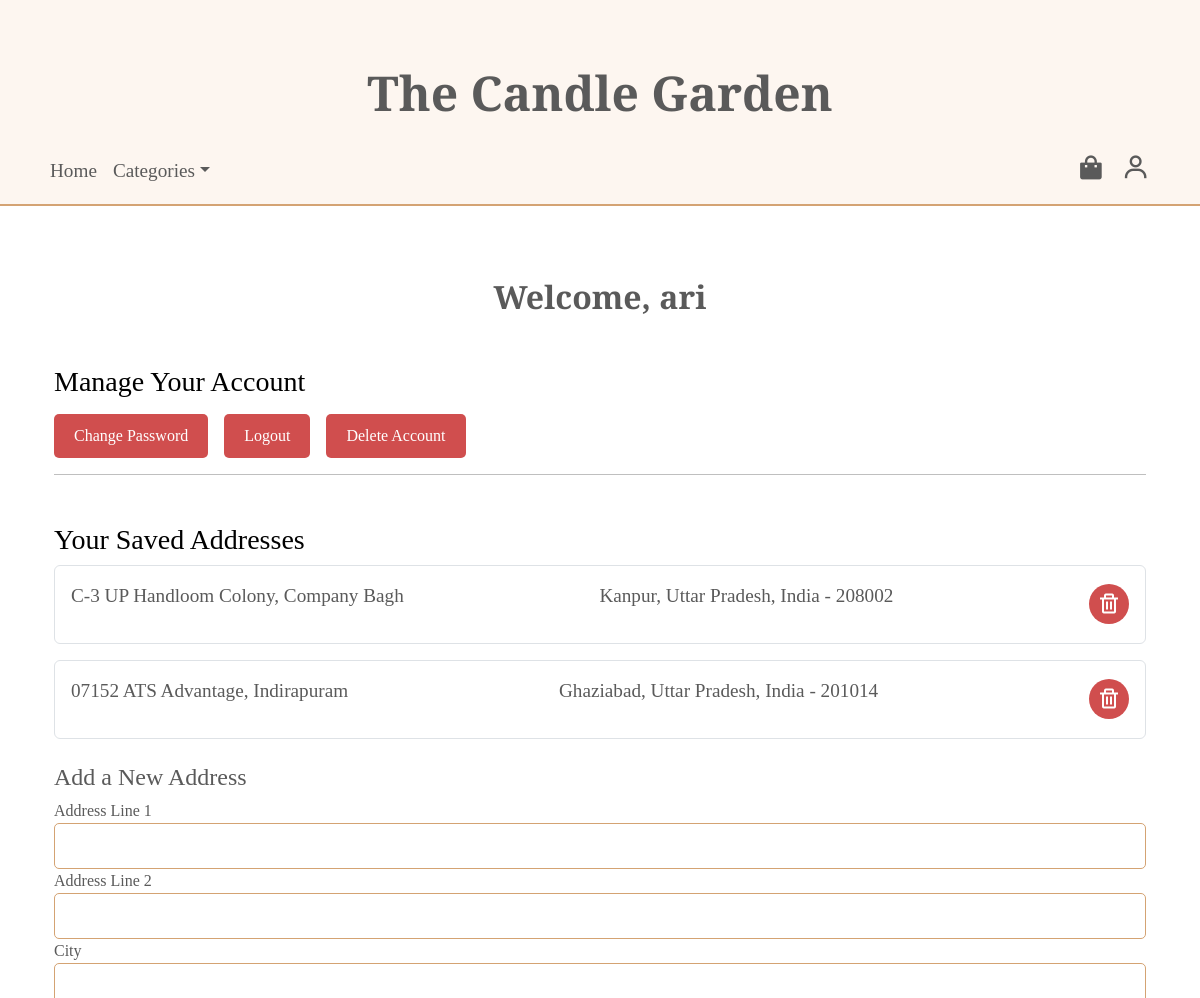
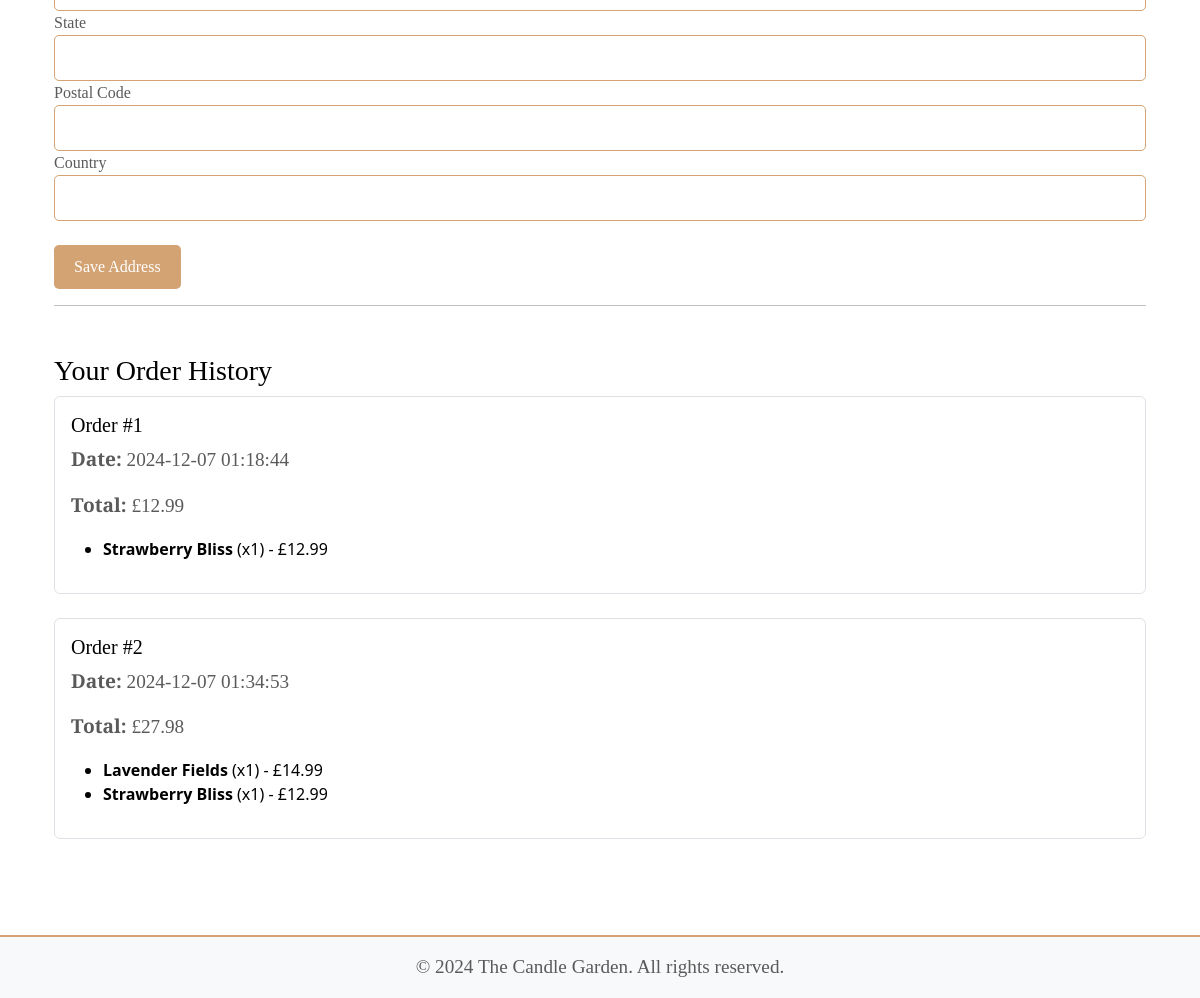
Page /account (signed in) on the committed database (2 pictures, top to bottom).
### app/models.py (models this page shows, shortened)
class User(UserMixin, db.Model):
    id = db.Column(db.Integer, primary_key=True)
    username = db.Column(db.String(100), unique=True, nullable=False)
    email = db.Column(db.String(120), unique=True, nullable=False)
    password_hash = db.Column(db.String(128))
    orders = db.relationship('Order', back_populates='user', cascade='all, delete-orphan')
    basket = db.relationship('Basket', uselist=False, back_populates='user')  # One-to-One relationship with Basket
    addresses = db.relationship('Address', back_populates='user', cascade='all, delete-orphan')

class Address(db.Model):
    id = db.Column(db.Integer, primary_key=True)
    user_id = db.Column(db.Integer, db.ForeignKey('user.id'), nullable=False)
    address_line1 = db.Column(db.String(255), nullable=False)
    address_line2 = db.Column(db.String(255), nullable=True)
    city = db.Column(db.String(100), nullable=False)
    state = db.Column(db.String(100), nullable=True)
    postal_code = db.Column(db.String(20), nullable=False)
    country = db.Column(db.String(100), nullable=False)
    user = db.relationship('User', back_populates='addresses')

class Order(db.Model):
    id = db.Column(db.Integer, primary_key=True)
    user_id = db.Column(db.Integer, db.ForeignKey('user.id'), nullable=False)
    order_date = db.Column(db.DateTime, nullable=False, default=db.func.current_timestamp())
    total_price = db.Column(db.Float, nullable=False, default=0.0)
    delivery_address_id = db.Column(db.Integer, db.ForeignKey('address.id'), nullable=False)
    user = db.relationship('User', back_populates='orders')
    items = db.relationship('OrderItem', back_populates='order', cascade='all, delete-orphan')
    delivery_address = db.relationship('Address')

class OrderItem(db.Model):
    id = db.Column(db.Integer, primary_key=True)
    order_id = db.Column(db.Integer, db.ForeignKey('order.id'), nullable=False)
    candle_id = db.Column(db.Integer, db.ForeignKey('candle.id'), nullable=False)
    quantity = db.Column(db.Integer, nullable=False, default=1)
    candle = db.relationship('Candle')
    order = db.relationship('Order', back_populates='items')

class Candle(db.Model):
    id = db.Column(db.Integer, primary_key=True)
    name = db.Column(db.String(100), nullable=False, unique=True)
    description = db.Column(db.Text, nullable=True)
    price = db.Column(db.Float, nullable=False)
    stock = db.Column(db.Integer, nullable=False, default=0)
    image_filename = db.Column(db.String(255), nullable=True)
    categories = db.relationship('Category', secondary=candle_category, back_populates='candles')
    baskets = db.relationship('Basket', secondary=basket_candle, back_populates='candles')
    orders = db.relationship('OrderItem', back_populates='candle')

### app/views.py (the view, shortened to what this page needs)
@app.route('/account', methods=['GET', 'POST'])
@login_required
def account():
    form = DeleteAccountForm()
    address_form = AddressForm()
    return render_template('account.html', form=form, address_form=address_form)

### app/forms.py
class DeleteAccountForm(FlaskForm):
    password = PasswordField('Password', validators=[DataRequired()])
    submit = SubmitField('Delete Account')

class AddressForm(FlaskForm):
    address_line1 = StringField('Address Line 1', validators=[DataRequired()])
    address_line2 = StringField('Address Line 2')
    city = StringField('City', validators=[DataRequired()])
    state = StringField('State')
    postal_code = StringField('Postal Code', validators=[DataRequired()])
    country = StringField('Country', validators=[DataRequired()])
    submit = SubmitField('Save Address')

### app/__init__.py (called while the page is built)
@login_manager.user_loader
def load_user(user_id):
    from app.models import User
    return User.query.get(int(user_id))

### app/views.py (called while the page is built)
@app.context_processor
def inject_categories():
    categories = Category.query.all()
    return dict(categories=categories)

### app/templates/account.html (shortened to what this page needs)
{% extends "base.html" %}
{% block content %}
<div class="container py-5">
    {% if current_user.is_authenticated %}
    <h2 class="text-center">Welcome, {{ current_user.username }}</h2>
    <div class="mt-5">
        <h3>Manage Your Account</h3>
        <div class="d-flex flex-column flex-md-row justify-content-start gap-3 mt-3">
            <a href="{{ url_for('change_password') }}" class="account-btn">Change Password</a>
            <a href="{{ url_for('logout') }}" class="account-btn">Logout</a>
            <form action="{{ url_for('delete_account') }}" method="POST" style="display: inline;">
                <button type="submit" class="account-btn">Delete Account</button>
            </form>
        </div>
    </div>
    <hr>
    <div class="mt-5">
        <h3>Your Saved Addresses</h3>
        {% for address in current_user.addresses %}
        <div class="address-item mb-3 p-3 border rounded d-flex justify-content-between align-items-center">
            <p>{{ address.address_line1 }}, {{ address.address_line2 }}</p>
            <p>{{ address.city }}, {{ address.state }}, {{ address.country }} - {{ address.postal_code }}</p>
            <form action="{{ url_for('remove_address', address_id=address.id) }}" method="POST">
                <button type="submit" class="cart-remove"><i class='bx bx-trash'></i></button>
            </form>
        </div>
        {% endfor %}
        <form action="{{ url_for('account') }}" method="POST" class="mt-4">
            <h4>Add a New Address</h4>
            <div class="form-group">
                {{ address_form.address_line1.label }}
                {{ address_form.address_line1(class="form-control") }}
            </div>
            <div class="form-group">
                {{ address_form.address_line2.label }}
                {{ address_form.address_line2(class="form-control") }}
            </div>
            <div class="form-group">
                {{ address_form.city.label }}
                {{ address_form.city(class="form-control") }}
            </div>
            <div class="form-group">
                {{ address_form.state.label }}
                {{ address_form.state(class="form-control") }}
            </div>
            <div class="form-group">
                {{ address_form.postal_code.label }}
                {{ address_form.postal_code(class="form-control") }}
            </div>
            <div class="form-group">
                {{ address_form.country.label }}
                {{ address_form.country(class="form-control") }}
            </div>
            <br>
            <button type="submit" class="my-btn">Save Address</button>
        </form>
    </div>
    <hr>
    <div class="mt-5">
        <h3>Your Order History</h3>
        {% if current_user.orders %}
        <div class="order-history">
            {% for order in current_user.orders %}
            <div class="order mb-4 p-3 border rounded">
                <h5>Order #{{ order.id }}</h5>
                <p><strong>Date:</strong> {{ order.order_date.strftime('%Y-%m-%d %H:%M:%S') }}</p>
                <p><strong>Total:</strong> £{{ "%.2f"|format(order.total_price) }}</p>
                <ul>
                    {% for item in order.items %}
                    <li>
                        <strong>{{ item.candle.name }}</strong> (x{{ item.quantity }})
                        - £{{ "%.2f"|format(item.candle.price * item.quantity) }}
                    </li>
                    {% endfor %}
                </ul>
            </div>
            {% endfor %}
        </div>
        {% else %}
        <p>No orders yet. Start shopping now!</p>
        {% endif %}
    </div>
    {% endif %}
</div>
{% endblock %}

### app/static/style.css (style rules this page uses)
body { margin: 0; font-family: "Cormorant Garamond", serif; background-color: #fff; }
body.light-theme { background-color: #ffffff; color: #000000; }
p, .text-center, form { font-family: "Cormorant Garamond", serif; color: #5a5a5a; }
p { font-weight: 400; font-size: 1.2rem; margin-bottom: 1.5rem; }
.text-center { font-weight: 600; }
h3, h4, h5 { font-family: "Cormorant Garamond", serif; color: #333; }
.my-btn, .account-btn { color: white; border: none; padding: 10px 20px; border-radius: 5px; transition: background-color 0.3s ease; text-decoration: none; font-family: "Cormorant Garamond", serif; }
.my-btn { background-color: #d4a373; }
.account-btn { background-color: #d04e4e; }
form .form-control { border: 1px solid #d4a373; border-radius: 5px; padding: 10px; }
.cart-remove { background-color: #d04e4e; color: #fff; border: none; border-radius: 50%; width: 40px; height: 40px; display: flex; justify-content: center; align-items: center; font-size: 1.5rem; transition: background-color 0.3s ease; text-decoration: none; }
hr { border: 0.5px solid #ddd; }

### rows in the picture
User: username "ari"
Address: address_line1 "C-3 UP Handloom Colony", address_line2 "Company Bagh", city "Kanpur", state "Uttar Pradesh", country "India", postal_code "208002"
Address: address_line1 "07152 ATS Advantage", address_line2 "Indirapuram", city "Ghaziabad", state "Uttar Pradesh", country "India", postal_code "201014"
Order: id "1", order_date "2024-12-07 01:18:44", total_price "12.99"
OrderItem: candle.name "Strawberry Bliss", quantity "1"
Candle: item.candle.price*item.quantity "12.99"
Order: id "2", order_date "2024-12-07 01:34:53", total_price "27.98"
OrderItem: candle.name "Lavender Fields", quantity "1"
Candle: item.candle.price*item.quantity "14.99"
OrderItem: candle.name "Strawberry Bliss", quantity "1"

### other values in the picture
{{ address_form.address_line1.label }} "Address Line 1"
{{ address_form.address_line2.label }} "Address Line 2"
{{ address_form.city.label }} "City"
{{ address_form.state.label }} "State"
{{ address_form.postal_code.label }} "Postal Code"
{{ address_form.country.label }} "Country"
